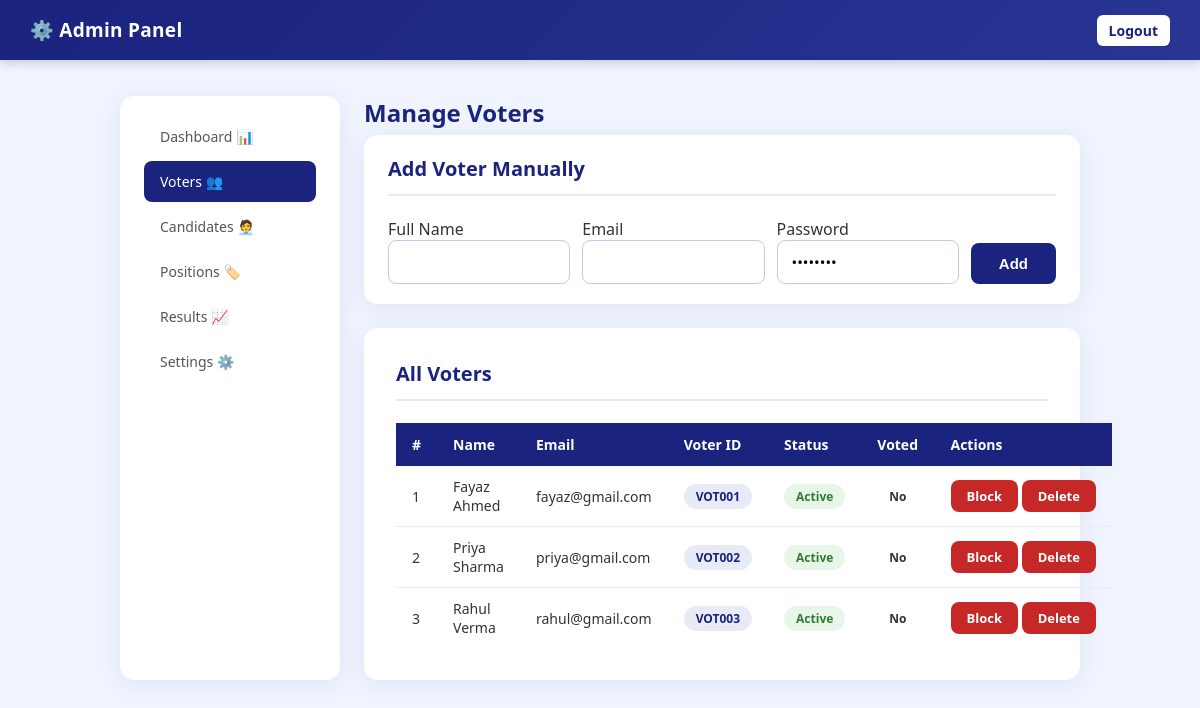
The app's page /voters.php (signed in) with its own data.
### tables this page shows
CREATE TABLE IF NOT EXISTS voters (
  id INT AUTO_INCREMENT PRIMARY KEY,
  full_name VARCHAR(100) NOT NULL,
  email VARCHAR(100) NOT NULL UNIQUE,
  voter_id VARCHAR(20) NOT NULL UNIQUE,
  password VARCHAR(255) NOT NULL,
  has_voted TINYINT(1) DEFAULT 0,
  registered_at DATETIME DEFAULT CURRENT_TIMESTAMP,
  status ENUM('active','blocked') DEFAULT 'active'
);

### voters.php (the view, shortened to what this page needs)
<?php
require_once 'auth.php';
$voters = $conn->query("SELECT * FROM voters ORDER BY registered_at DESC");
?>
<!DOCTYPE html><html lang="en"><head>
<link rel="stylesheet" href="../css/style.css">
</head><body>
<div class="navbar">
  <h1>⚙️ Admin Panel</h1>
  <div class="nav-links">
    <a href="logout.php" class="btn-nav">Logout</a>
  </div>
</div>
<div class="container-wide">
  <div class="admin-wrapper">
    <div class="sidebar card card-sm"><?= adminNav('voters') ?></div>
    <div class="main-content">
      <div class="page-title">Manage Voters</div>
      <div class="card card-sm">
        <h2>Add Voter Manually</h2>
        <form method="POST" style="display:grid;grid-template-columns:1fr 1fr 1fr auto;gap:12px;align-items:end">
          <div><label>Full Name</label><input type="text" name="full_name" required></div>
          <div><label>Email</label><input type="email" name="email" required></div>
          <div><label>Password</label><input type="password" name="password" value="voter123" required></div>
          <div><button type="submit" class="btn btn-primary">Add</button></div>
        </form>
      </div>
      <div class="card">
        <h2>All Voters</h2>
        <table>
          <thead><tr><th>#</th><th>Name</th><th>Email</th><th>Voter ID</th><th>Status</th><th>Voted</th><th>Actions</th></tr></thead>
          <tbody>
          <?php $i=1; while ($v = $voters->fetch_assoc()): ?>
          <tr>
            <td><?= $i++ ?></td>
            <td><?= htmlspecialchars($v['full_name']) ?></td>
            <td><?= htmlspecialchars($v['email']) ?></td>
            <td><span class="badge badge-blue"><?= $v['voter_id'] ?></span></td>
            <td><?= $v['status']==='active' ? '<span class="badge badge-green">Active</span>' : '<span class="badge badge-red">Blocked</span>' ?></td>
            <td><?= $v['has_voted'] ? '<span class="badge badge-green">Yes</span>' : '<span class="badge">No</span>' ?></td>
            <td style="white-space:nowrap">
              <?php if ($v['status']==='active'): ?>
                <a href="?block=<?= $v['id'] ?>" class="btn btn-sm btn-danger" onclick="return confirm('Block this voter?')">Block</a>
              <?php else: ?>
                <a href="?unblock=<?= $v['id'] ?>" class="btn btn-sm btn-success">Unblock</a>
              <?php endif; ?>
              <a href="?delete=<?= $v['id'] ?>" class="btn btn-sm btn-danger" onclick="return confirm('Delete permanently?')">Delete</a>
            </td>
          </tr>
          <?php endwhile; ?>
          </tbody>
        </table>
      </div>
    </div>
  </div>
</div>
</body></html>

### style.css (style rules this page uses)
* { margin:0;padding:0;box-sizing:border-box }
body { font-family:'Segoe UI',sans-serif;background:#f0f4ff;color:#333;min-height:100vh }
.navbar { background:linear-gradient(135deg,#1a237e,#283593);color:#fff;padding:0 30px;display:flex;justify-content:space-between;align-items:center;height:60px;box-shadow:0 2px 10px rgba(0,0,0,.2) }
.navbar h1 { font-size:19px;letter-spacing:.3px }
.navbar .nav-links a { color:#c5caf9;text-decoration:none;margin-left:20px;font-size:14px;padding:6px 12px;border-radius:6px;transition:.2s }
.navbar .nav-links a.btn-nav { background:#fff;color:#1a237e;font-weight:600 }
.container-wide { max-width:1000px;margin:36px auto;padding:0 20px }
.card { background:#fff;border-radius:14px;padding:32px;box-shadow:0 4px 24px rgba(26,35,126,.08);margin-bottom:24px }
.card h2 { color:#1a237e;font-size:20px;margin-bottom:22px;padding-bottom:12px;border-bottom:2px solid #e8eaf6 }
.card-sm { padding:20px 24px }
input[type=text],input[type=email],input[type=password],textarea,select { width:100%;padding:11px 14px;border:1.5px solid #c5cae9;border-radius:8px;font-size:15px;outline:none;transition:.2s;font-family:inherit }
.btn { display:inline-block;padding:12px 28px;border:none;border-radius:8px;font-size:15px;font-weight:600;cursor:pointer;text-decoration:none;transition:.2s;text-align:center }
.btn-primary { background:#1a237e;color:#fff }
.btn-danger { background:#c62828;color:#fff }
.btn-sm { padding:7px 16px;font-size:13px }
table { width:100%;border-collapse:collapse;font-size:14px }
thead th { background:#1a237e;color:#fff;padding:12px 16px;text-align:left;font-weight:600 }
tbody td { padding:11px 16px;border-bottom:1px solid #e8eaf6 }
tbody tr:last-child td { border-bottom:none }
.badge { padding:4px 12px;border-radius:20px;font-size:12px;font-weight:700;display:inline-block }
.badge-blue { background:#e8eaf6;color:#1a237e }
.badge-green { background:#e8f5e9;color:#2e7d32 }
.admin-wrapper { display:flex;gap:24px }
.sidebar { width:220px;flex-shrink:0 }
.main-content { flex:1;min-width:0 }
.page-title { font-size:24px;font-weight:700;color:#1a237e;margin-bottom:6px }

### records on screen
voters: full_name "Fayaz Ahmed", email "fayaz@gmail.com", voter "VOT001", status "Active", has_voted "No"
voters: full_name "Priya Sharma", email "priya@gmail.com", voter "VOT002", status "Active", has_voted "No"
voters: full_name "Rahul Verma", email "rahul@gmail.com", voter "VOT003", status "Active", has_voted "No"

### other values on screen
$item[0] "Dashboard"
$item[1] "📊"
$item[0] "Voters"
$item[1] "👥"
$item[0] "Candidates"
$item[1] "🧑‍💼"
$item[0] "Positions"
$item[1] "🏷️"
$item[0] "Results"
$item[1] "📈"
$item[0] "Settings"
$item[1] "⚙️"
